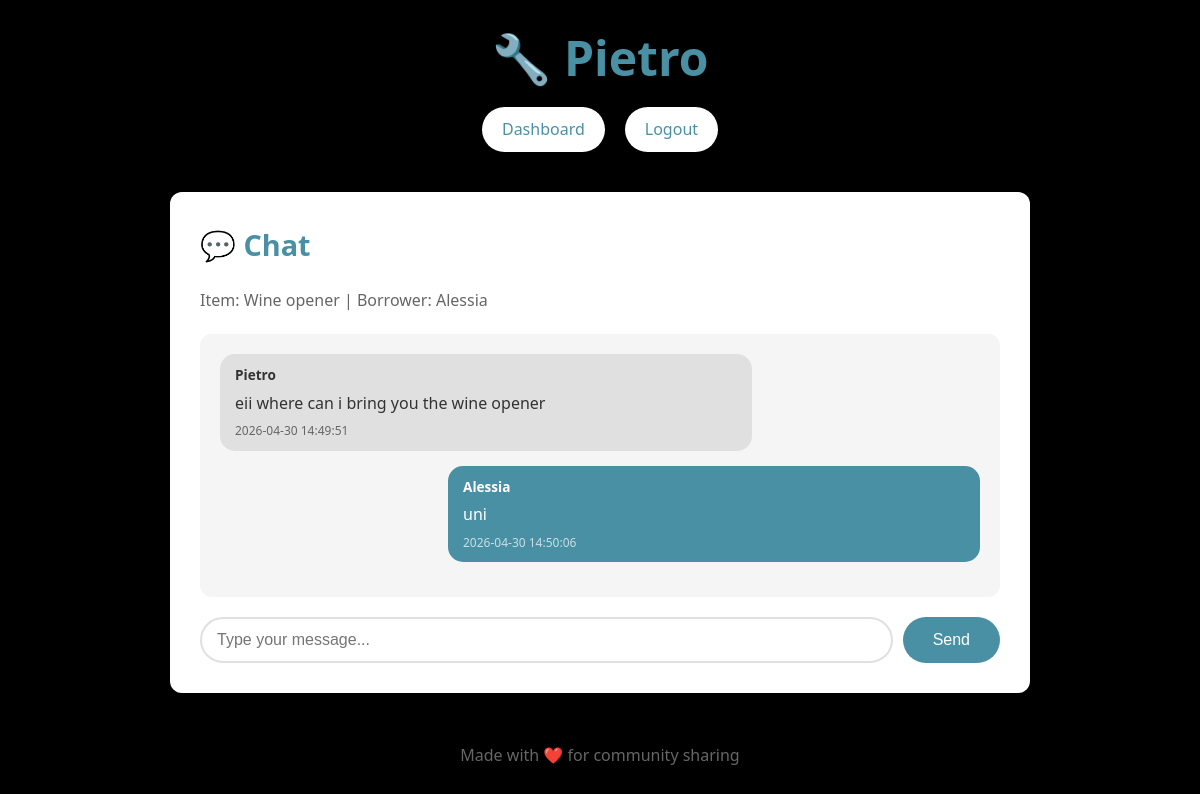
The page /chat/2 (signed in) on the database its author committed.
### tables this page shows
CREATE TABLE items (
            id INTEGER PRIMARY KEY AUTOINCREMENT,
            name TEXT NOT NULL,
            description TEXT,
            owner_id INTEGER NOT NULL,
            status TEXT DEFAULT 'available',
            keywords TEXT, category TEXT, photo TEXT,
            FOREIGN KEY (owner_id) REFERENCES "users_old" (id)
        );

CREATE TABLE users (
                id INTEGER PRIMARY KEY AUTOINCREMENT,
                username TEXT UNIQUE NOT NULL,
                email TEXT UNIQUE,
                password TEXT NOT NULL,
                location TEXT,
                categories TEXT
            );

CREATE TABLE messages (
            id INTEGER PRIMARY KEY AUTOINCREMENT,
            request_id INTEGER NOT NULL,
            sender_id INTEGER NOT NULL,
            content TEXT NOT NULL,
            created_at TIMESTAMP DEFAULT CURRENT_TIMESTAMP,
            FOREIGN KEY (request_id) REFERENCES requests (id),
            FOREIGN KEY (sender_id) REFERENCES "users_old" (id)
        );

### app.py (the view)
@app.route('/chat/<int:request_id>')
def chat(request_id):
    if 'user_id' not in session:
        return redirect(url_for('login'))
    conn = get_db_connection()
    cursor = conn.cursor()
    cursor.execute('''
        SELECT r.*, i.name as item_name, i.owner_id,
               (SELECT username FROM users WHERE id = r.borrower_id) as borrower_name
        FROM requests r
        JOIN items i ON r.item_id = i.id
        WHERE r.id = ?
    ''', (request_id,))
    request_data = cursor.fetchone()
    if not request_data or (request_data['owner_id'] != session['user_id'] and
                           request_data['borrower_id'] != session['user_id']):
        conn.close()
        return "Unauthorized", 403
    cursor.execute('''
        SELECT m.*, u.username as sender_name
        FROM messages m
        JOIN users u ON m.sender_id = u.id
        WHERE m.request_id = ?
        ORDER BY m.created_at ASC
    ''', (request_id,))
    messages = cursor.fetchall()
    conn.close()
    return render_template('chat.html',
                         request=request_data,
                         messages=messages,
                         request_id=request_id)

### app.py (called while the page is built)
def get_db_connection():
    conn = sqlite3.connect(DATABASE)
    conn.row_factory = sqlite3.Row
    return conn

### templates/chat.html (shortened to what this page needs)
<!DOCTYPE html>
<html lang="en">
<head>
    <link rel="stylesheet" href="{{ url_for('static', filename='style.css') }}">
</head>
<body>
    <div class="container">
        <header>
            <h1>🔧 Pietro</h1>
            <nav>
                <a href="{{ url_for('dashboard') }}">Dashboard</a>
                <a href="{{ url_for('logout') }}">Logout</a>
            </nav>
        </header>
        <main>
            <section class="chat-section">
                <h2>💬 Chat</h2>
                <p class="chat-info">Item: {{ request.item_name }} | Borrower: {{ request.borrower_name }}</p>
                <div class="chat-messages">
                    {% if messages %}
                        {% for msg in messages %}
                        <div class="message {% if msg.sender_id == session['user_id'] %}own{% else %}other{% endif %}">
                            <span class="sender">{{ msg.sender_name }}</span>
                            <p class="message-content">{{ msg.content }}</p>
                            <span class="timestamp">{{ msg.created_at }}</span>
                        </div>
                        {% endfor %}
                    {% else %}
                        <p class="no-messages">No messages yet. Start the conversation!</p>
                    {% endif %}
                </div>
                <form method="POST" action="{{ url_for('send_message', request_id=request_id) }}" class="chat-form">
                    <input type="text" name="message" placeholder="Type your message..." required>
                    <button type="submit" class="btn-primary">Send</button>
                </form>
            </section>
        </main>
        <footer>
            <p>Made with ❤️ for community sharing</p>
        </footer>
    </div>
</body>
</html>

### static/style.css (style rules this page uses)
:root { --primary-color: #4a90a4; --secondary-color: #f5a623; --background-color: #000000; --card-background: #ffffff; --text-color: #333333; --text-light: #666666; --success-color: #7ed321; --error-color: #d0021b; --warning-color: #f5a623; --border-radius: 12px; --shadow: 0 4px 12px rgba(0, 0, 0, 0.1); }
* { margin: 0; padding: 0; box-sizing: border-box; }
body { font-family: 'Segoe UI', Tahoma, Geneva, Verdana, sans-serif; background-color: var(--background-color); color: var(--text-color); line-height: 1.6; }
.container { max-width: 900px; margin: 0 auto; padding: 20px; }
header { text-align: center; margin-bottom: 40px; }
header h1 { font-size: 3rem; color: var(--primary-color); margin-bottom: 10px; }
nav { display: flex; justify-content: center; gap: 20px; flex-wrap: wrap; }
nav a { text-decoration: none; color: var(--primary-color); padding: 10px 20px; border-radius: 25px; background-color: var(--card-background); box-shadow: var(--shadow); transition: transform 0.2s, box-shadow 0.2s; }
main { background-color: var(--card-background); border-radius: var(--border-radius); padding: 30px; box-shadow: var(--shadow); margin-bottom: 30px; }
h2 { color: var(--primary-color); margin-bottom: 20px; font-size: 1.8rem; }
input[type="text"], input[type="password"], textarea { width: 100%; padding: 12px 15px; border: 2px solid #e0e0e0; border-radius: 8px; font-size: 1rem; transition: border-color 0.2s; }
.btn-primary { display: inline-block; padding: 12px 30px; background-color: var(--primary-color); color: white; border: none; border-radius: 25px; font-size: 1rem; cursor: pointer; text-decoration: none; transition: background-color 0.2s, transform 0.2s; }
.chat-section { max-width: 100%; }
.chat-info { color: var(--text-light); margin-bottom: 20px; }
.chat-messages { max-height: 400px; overflow-y: auto; margin-bottom: 20px; padding: 20px; background-color: #f5f5f5; border-radius: var(--border-radius); }
.message { margin-bottom: 15px; padding: 10px 15px; border-radius: 15px; max-width: 70%; }
.message.own { background-color: var(--primary-color); color: white; margin-left: auto; }
.message.other { background-color: #e0e0e0; color: var(--text-color); }
.message .sender { font-size: 0.85rem; font-weight: 600; display: block; margin-bottom: 5px; }
.message .timestamp { font-size: 0.75rem; opacity: 0.7; display: block; margin-top: 5px; }
.chat-form { display: flex; gap: 10px; }
.chat-form input { flex: 1; padding: 12px 15px; border: 2px solid #e0e0e0; border-radius: 25px; }
footer { text-align: center; padding: 20px; color: var(--text-light); }

### rows shown on the page
items: item_name "Wine opener"
users: borrower_name "Alessia"
messages: sender_name "Pietro", content "eii where can i bring you the wine opener", created_at "2026-04-30 14:49:51"
messages: sender_name "Alessia", content "uni", created_at "2026-04-30 14:50:06"
